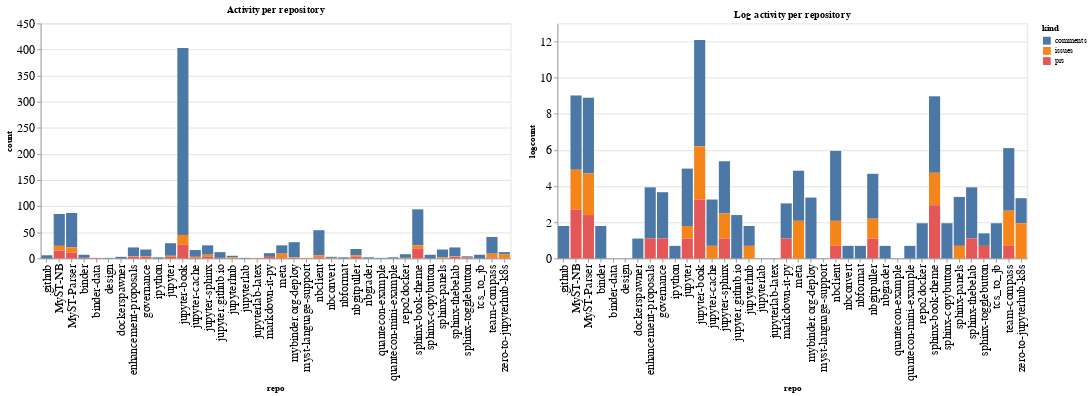

Here is the notebook cell this chart was saved with:
### Code cell
ch1 = alt.Chart(repo_summaries, width=600, title="Activity per repository").mark_bar().encode(
    x='repo',
    y='count',
    color='kind',
    tooltip="kind"
)

ch2 = alt.Chart(repo_summaries, width=600, title="Log activity per repository").mark_bar().encode(
    x='repo',
    y='logcount',
    color='kind',
    tooltip="kind"
)

ch1 | ch2

### Figure 1 — Vega-Lite specification as saved in the notebook (floating-point values rounded to 4 significant figures)
{"config": {"axisLeft": {"labelFontSize": 15}, "axisBottom": {"labelFontSize": 15}}, "hconcat": [{"mark": "bar", "encoding": {"color": {"type": "nominal", "field": "kind"}, "tooltip": {"type": "nominal", "field": "kind"}, "x": {"type": "nominal", "field": "repo"}, "y": {"type": "quantitative", "field": "count"}}, "title": "Activity per repository", "width": 600}, {"mark": "bar", "encoding": {"color": {"type": "nominal", "field": "kind"}, "tooltip": {"type": "nominal", "field": "kind"}, "x": {"type": "nominal", "field": "repo"}, "y": {"type": "quantitative", "field": "logcount"}}, "title": "Log activity per repository", "width": 600}], "data": {"name": "data-e8b51949b3511acd4fafcca274dba4ae"}, "$schema": "https://vega.github.io/schema/vega-lite/v4.8.1.json", "datasets": {"data-e8b51949b3511acd4fafcca274dba4ae": [{"repo": ".github", "kind": "comments", "count": 6, "logcount": 1.792}, {"repo": "MyST-NB", "kind": "comments", "count": 61, "logcount": 4.111}, {"repo": "MyST-NB", "kind": "issues", "count": 9, "logcount": 2.197}, {"repo": "MyST-NB", "kind": "prs", "count": 15, "logcount": 2.708}, {"repo": "MyST-Parser", "kind": "comments", "count": 66, "logcount": 4.19}, {"repo": "MyST-Parser", "kind": "issues", "count": 10, "logcount": 2.303}, {"repo": "MyST-Parser", "kind": "prs", "count": 11, "logcount": 2.398}, {"repo": "binder", "kind": "comments", "count": 6, "logcount": 1.792}, {"repo": "binder", "kind": "prs", "count": 1, "logcount": 0.0}, {"repo": "binder-data", "kind": "prs", "count": 1, "logcount": 0.0}, {"repo": "design", "kind": "comments", "count": 1, "logcount": 0.0}, {"repo": "dockerspawner", "kind": "comments", "count": 3, "logcount": 1.099}, {"repo": "enhancement-proposals", "kind": "comments", "count": 17, "logcount": 2.833}, {"repo": "enhancement-proposals", "kind": "issues", "count": 1, "logcount": 0.0}, {"repo": "enhancement-proposals", "kind": "prs", "count": 3, "logcount": 1.099}, {"repo": "governance", "kind": "comments", "count": 13, "logcount": 2.565}, {"repo": "governance", "kind": "issues", "count": 1, "logcount": 0.0}, {"repo": "governance", "kind": "prs", "count": 3, "logcount": 1.099}, {"repo": "ipython", "kind": "comments", "count": 2, "logcount": 0.6931}, {"repo": "jupyter", "kind": "comments", "count": 24, "logcount": 3.178}, {"repo": "jupyter", "kind": "issues", "count": 2, "logcount": 0.6931}, {"repo": "jupyter", "kind": "prs", "count": 3, "logcount": 1.099}, {"repo": "jupyter-book", "kind": "comments", "count": 358, "logcount": 5.881}, {"repo": "jupyter-book", "kind": "issues", "count": 19, "logcount": 2.944}, {"repo": "jupyter-book", "kind": "prs", "count": 26, "logcount": 3.258}, {"repo": "jupyter-cache", "kind": "comments", "count": 13, "logcount": 2.565}, {"repo": "jupyter-cache", "kind": "issues", "count": 2, "logcount": 0.6931}, {"repo": "jupyter-cache", "kind": "prs", "count": 1, "logcount": 0.0}, {"repo": "jupyter-sphinx", "kind": "comments", "count": 18, "logcount": 2.89}, {"repo": "jupyter-sphinx", "kind": "issues", "count": 4, "logcount": 1.386}, {"repo": "jupyter-sphinx", "kind": "prs", "count": 3, "logcount": 1.099}, {"repo": "jupyter.github.io", "kind": "comments", "count": 11, "logcount": 2.398}, {"repo": "jupyter.github.io", "kind": "prs", "count": 1, "logcount": 0.0}, {"repo": "jupyterhub", "kind": "comments", "count": 3, "logcount": 1.099}, {"repo": "jupyterhub", "kind": "issues", "count": 2, "logcount": 0.6931}, {"repo": "jupyterlab", "kind": "comments", "count": 1, "logcount": 0.0}, {"repo": "jupyterlab-latex", "kind": "issues", "count": 1, "logcount": 0.0}, {"repo": "markdown-it-py", "kind": "comments", "count": 7, "logcount": 1.946}, {"repo": "markdown-it-py", "kind": "prs", "count": 3, "logcount": 1.099}, {"repo": "meta", "kind": "comments", "count": 16, "logcount": 2.773}, {"repo": "meta", "kind": "issues", "count": 8, "logcount": 2.079}, {"repo": "meta", "kind": "prs", "count": 1, "logcount": 0.0}, {"repo": "mybinder.org-deploy", "kind": "comments", "count": 29, "logcount": 3.367}, {"repo": "mybinder.org-deploy", "kind": "issues", "count": 1, "logcount": 0.0}, {"repo": "mybinder.org-deploy", "kind": "prs", "count": 1, "logcount": 0.0}, {"repo": "myst-language-support", "kind": "issues", "count": 1, "logcount": 0.0}, {"repo": "nbclient", "kind": "comments", "count": 48, "logcount": 3.871}, {"repo": "nbclient", "kind": "issues", "count": 4, "logcount": 1.386}, {"repo": "nbclient", "kind": "prs", "count": 2, "logcount": 0.6931}, {"repo": "nbconvert", "kind": "comments", "count": 2, "logcount": 0.6931}, {"repo": "nbconvert", "kind": "issues", "count": 1, "logcount": 0.0}, {"repo": "nbformat", "kind": "comments", "count": 2, "logcount": 0.6931}, {"repo": "nbgitpuller", "kind": "comments", "count": 12, "logcount": 2.485}, {"repo": "nbgitpuller", "kind": "issues", "count": 3, "logcount": 1.099}, {"repo": "nbgitpuller", "kind": "prs", "count": 3, "logcount": 1.099}, {"repo": "nbgrader", "kind": "comments", "count": 2, "logcount": 0.6931}, {"repo": "quantecon-example", "kind": "comments", "count": 1, "logcount": 0.0}, {"repo": "quantecon-mini-example", "kind": "comments", "count": 2, "logcount": 0.6931}, {"repo": "repo2docker", "kind": "comments", "count": 7, "logcount": 1.946}, {"repo": "repo2docker", "kind": "issues", "count": 1, "logcount": 0.0}, {"repo": "sphinx-book-theme", "kind": "comments", "count": 69, "logcount": 4.234}, {"repo": "sphinx-book-theme", "kind": "issues", "count": 6, "logcount": 1.792}, {"repo": "sphinx-book-theme", "kind": "prs", "count": 19, "logcount": 2.944}, {"repo": "sphinx-copybutton", "kind": "comments", "count": 7, "logcount": 1.946}, {"repo": "sphinx-panels", "kind": "comments", "count": 15, "logcount": 2.708}, {"repo": "sphinx-panels", "kind": "issues", "count": 2, "logcount": 0.6931}, {"repo": "sphinx-thebelab", "kind": "comments", "count": 17, "logcount": 2.833}, {"repo": "sphinx-thebelab", "kind": "issues", "count": 1, "logcount": 0.0}, {"repo": "sphinx-thebelab", "kind": "prs", "count": 3, "logcount": 1.099}, {"repo": "sphinx-togglebutton", "kind": "comments", "count": 2, "logcount": 0.6931}, {"repo": "sphinx-togglebutton", "kind": "prs", "count": 2, "logcount": 0.6931}, {"repo": "tcs_to_jb", "kind": "comments", "count": 7, "logcount": 1.946}, {"repo": "team-compass", "kind": "comments", "count": 32, "logcount": 3.466}, {"repo": "team-compass", "kind": "issues", "count": 7, "logcount": 1.946}, {"repo": "team-compass", "kind": "prs", "count": 2, "logcount": 0.6931}, {"repo": "zero-to-jupyterhub-k8s", "kind": "comments", "count": 4, "logcount": 1.386}, {"repo": "zero-to-jupyterhub-k8s", "kind": "issues", "count": 7, "logcount": 1.946}, {"repo": "zero-to-jupyterhub-k8s", "kind": "prs", "count": 1, "logcount": 0.0}]}}
